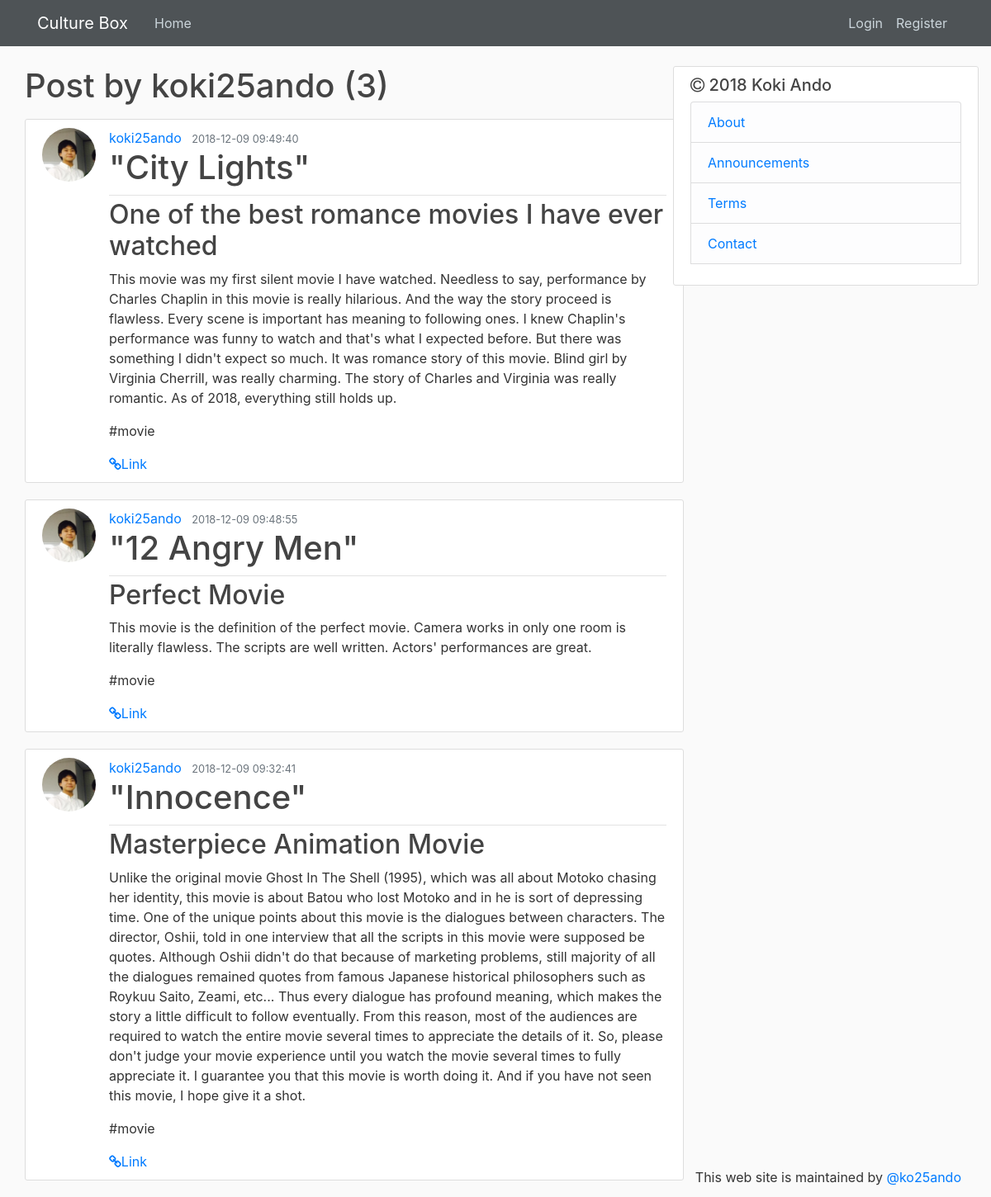
Screenshot of /user/koki25ando with the database file from the repository.
### CultureBox/models.py (models this page shows, shortened)
class Post(models.Model):
    title = models.CharField(max_length=100)
    content = models.TextField()
    date_posted = models.DateTimeField(default=timezone.now)
    author = models.ForeignKey(User, on_delete=models.CASCADE)
    category = models.CharField(max_length=20)
    interest = models.CharField(max_length=100)
    link = models.TextField()

### users/models.py (models this page shows, shortened)
class Profile(models.Model):
    user = models.OneToOneField(User, on_delete=models.CASCADE)
    image = models.ImageField(default='default.jpg', upload_to='profile_pics')

### CultureBox/views.py (the view)
# urls.py: path('user/<str:username>', UserPostListView.as_view(), name='user-posts'),
class UserPostListView(ListView):
    model = Post
    template_name = 'CultureBox/user_posts.html'
    context_object_name = 'posts'
    paginate_by = 5
    def get_queryset(self):
        user = get_object_or_404(User, username=self.kwargs.get('username'))
        return Post.objects.filter(author=user).order_by('-date_posted')

### CultureBox/templates/CultureBox/user_posts.html (shortened to what this page needs)
{% extends 'CultureBox/layout.html' %}
{% block content %}
  <h1 class="mb-3">Post by {{ view.kwargs.username }} ({{ page_obj.paginator.count }})</h1>
  {% for post in posts %}
  <article class="media content-section">
    <img class="rounded-circle article-img" src="{{ post.author.profile.image.url }}">
    <div class="media-body">
      <div class="article-metadata">
        <a class="mr-2" href="{% url 'user-posts' post.author.username %}">{{ post.author }}</a>
        <small class="text-muted">{{ post.date_posted|date:"Y-m-d H:i:s" }}</small>
        <h1>"{{ post.interest }}"</h1>
      </div>
      <h2><a class="article-title" href="{% url 'post-detail' post.id %}">{{ post.title }}</a></h2>
      <p class="article-content">{{ post.content }}</p>
      <p>#{{ post.category }}</p>
      <a class="article-content" href="{{ post.link }}" target="_blank" id="post_link"><i class="fa fa-link"></i>Link</a>
    </div>
  </article>
  {% endfor %}
{% endblock content%}

### CultureBox/static/CultureBox/main.css (style rules this page uses)
body { background: #fafafa; color: #333333; margin-top: 5rem; }
h1, h2, h3, h4, h5, h6 { color: #444444; }
.content-section { background: #ffffff; padding: 10px 20px; border: 1px solid #dddddd; border-radius: 3px; margin-bottom: 20px; }
.article-title { color: #444444; }
.article-content { white-space: pre-line; }
.article-img { height: 65px; width: 65px; margin-right: 16px; }
.article-metadata { padding-bottom: 1px; margin-bottom: 4px; border-bottom: 1px solid #e3e3e3 }

### rows the page displays
Post: author.profile.image (picture), author "koki25ando", date_posted "2018-12-09 09:49:40", interest "City Lights", title "One of the best romance movies I have ever watched", content "This movie was my first silent movie I have watched. Needless to say, performance by Charles Chaplin in this movie is really hilarious. And the way the story proceed is flawless. Every scene is important has meaning to following ones. I knew Chaplin's performance was funny to watch and that's what I expected before. But there was something I didn't expect so much. It was romance story of this movie. Blind girl by Virginia Cherrill, was really charming. The story of Charles and Virginia was really romantic. As of 2018, everything still holds up.", category "movie"
Post: author.profile.image (picture), author "koki25ando", date_posted "2018-12-09 09:48:55", interest "12 Angry Men", title "Perfect Movie", content "This movie is the definition of the perfect movie. Camera works in only one room is literally flawless. The scripts are well written. Actors' performances are great.", category "movie"
Post: author.profile.image (picture), author "koki25ando", date_posted "2018-12-09 09:32:41", interest "Innocence", title "Masterpiece Animation Movie", content "Unlike the original movie Ghost In The Shell (1995), which was all about Motoko chasing her identity, this movie is about Batou who lost Motoko and in he is sort of depressing time. One of the unique points about this movie is the dialogues between characters. The director, Oshii, told in one interview that all the scripts in this movie were supposed be quotes. Although Oshii didn't do that because of marketing problems, still majority of all the dialogues remained quotes from famous Japanese historical philosophers such as Roykuu Saito, Zeami, etc... Thus every dialogue has profound meaning, which makes the story a little difficult to follow eventually. From this reason, most of the…", category "movie"

### other values shown
{{ view.kwargs.username }} "koki25ando"
{{ page_obj.paginator.count }} "3"
